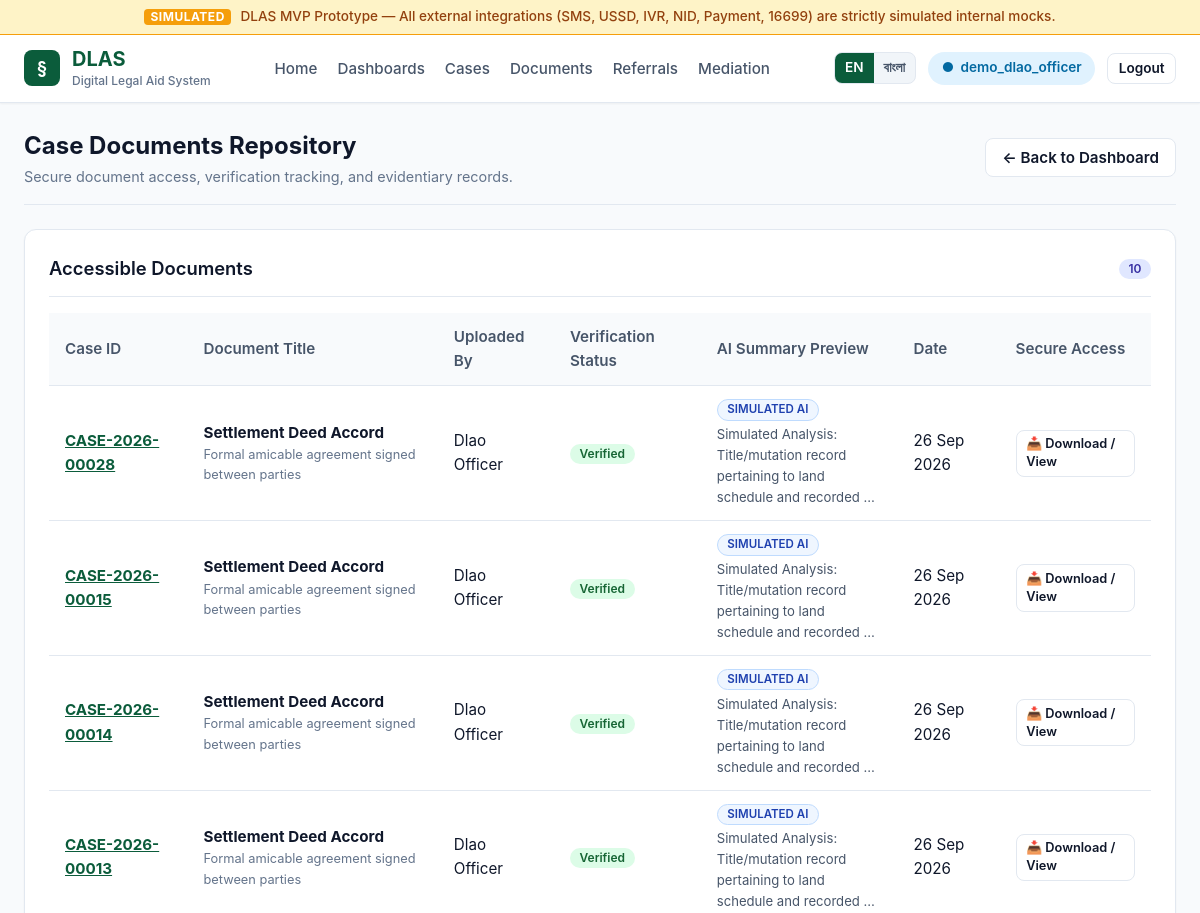
Page /documents/ (signed in, upper part) on the earlier database version.
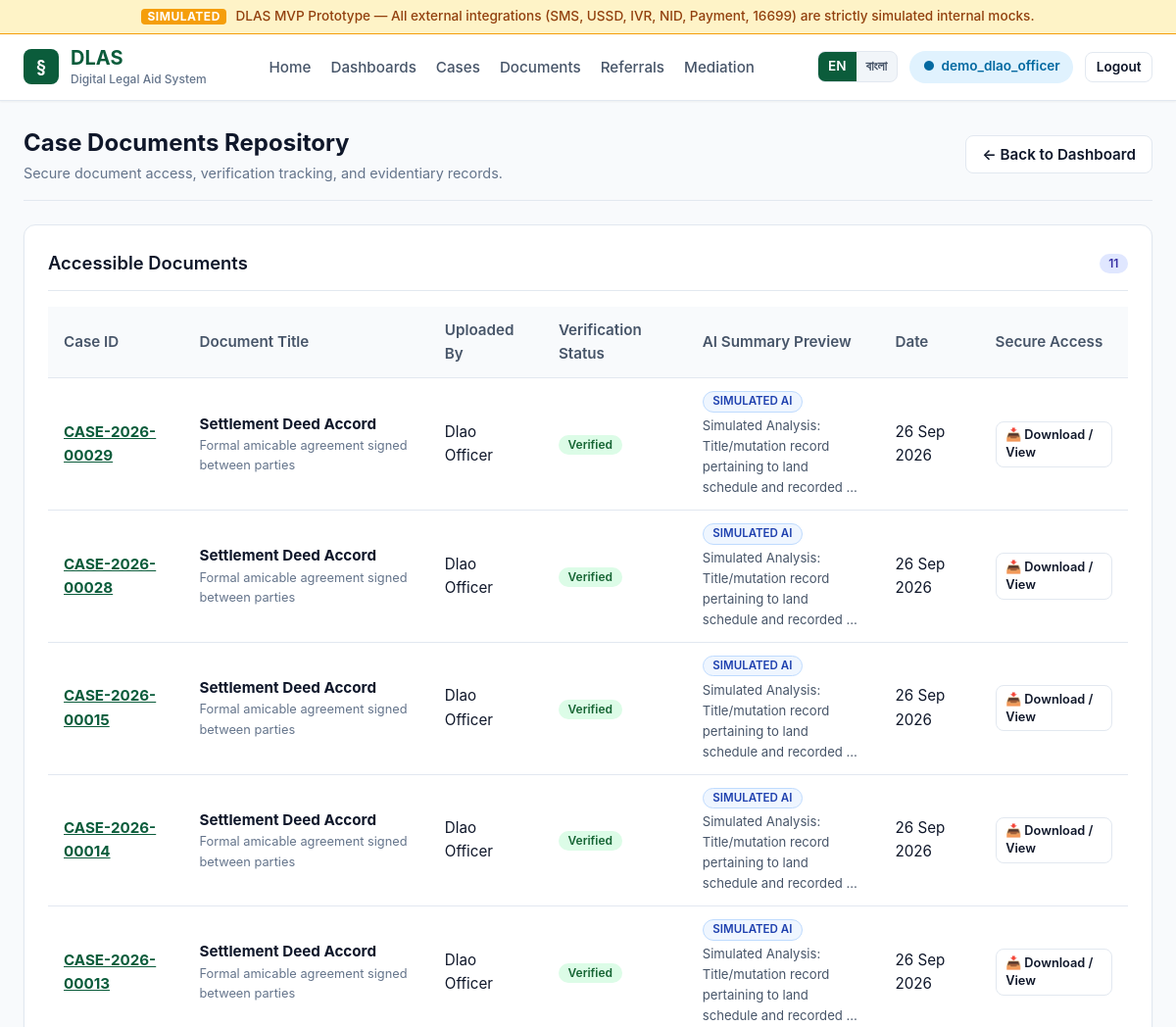
Same page on the later database version.
### documents/models.py (models this page shows, shortened)
class Document(models.Model):
    STATUS_UPLOADED = 'uploaded'
    STATUS_VERIFIED = 'verified'
    STATUS_MISSING = 'missing'
    STATUS_UNREADABLE = 'unreadable'
    STATUS_CHOICES = [
        (STATUS_UPLOADED, 'Uploaded'),
        (STATUS_VERIFIED, 'Verified'),
        (STATUS_MISSING, 'Missing Information'),
        (STATUS_UNREADABLE, 'Unreadable/Blurry'),
    ]
    case = models.ForeignKey(
        'cases.CaseRecord',
        on_delete=models.CASCADE,
        related_name='documents'
    )
    uploaded_by = models.ForeignKey(
        User,
        on_delete=models.PROTECT,
        related_name='uploaded_documents'
    )
    title = models.CharField(max_length=255)
    file = models.FileField(upload_to='documents/%Y/%m/')
    status = models.CharField(max_length=32, choices=STATUS_CHOICES, default=STATUS_UPLOADED)
    description = models.TextField(blank=True)
    ai_summary = models.TextField(null=True, blank=True)
    ai_confidence = models.FloatField(null=True, blank=True)
    created_at = models.DateTimeField(auto_now_add=True)
    updated_at = models.DateTimeField(auto_now=True)
    class Meta:
        ordering = ['-created_at']
        verbose_name = 'Document'
        verbose_name_plural = 'Documents'

### cases/models.py (models this page shows, shortened)
class CaseRecord(models.Model):
    PRIORITY_LOW = 'LOW'
    PRIORITY_MEDIUM = 'MEDIUM'
    PRIORITY_HIGH = 'HIGH'
    PRIORITY_URGENT = 'URGENT'
    PRIORITY_CHOICES = [
        (PRIORITY_LOW, 'Low'),
        (PRIORITY_MEDIUM, 'Medium'),
        (PRIORITY_HIGH, 'High'),
        (PRIORITY_URGENT, 'Urgent'),
    ]
    STATUS_ACCEPTED = 'ACCEPTED'
    STATUS_IN_PROGRESS = 'IN_PROGRESS'
    STATUS_REFERRED = 'REFERRED'
    STATUS_MEDIATION = 'MEDIATION'
    STATUS_RESOLVED = 'RESOLVED'
    STATUS_CLOSED = 'CLOSED'
    STATUS_CHOICES = [
        (STATUS_ACCEPTED, 'Accepted'),
        (STATUS_IN_PROGRESS, 'In Progress'),
        (STATUS_REFERRED, 'Referred'),
        (STATUS_MEDIATION, 'Mediation'),
        (STATUS_RESOLVED, 'Resolved'),
        (STATUS_CLOSED, 'Closed'),
    ]
    case_id = models.CharField(max_length=64, unique=True, db_index=True)
    application = models.OneToOneField(
        Application,
        on_delete=models.PROTECT,
        related_name='case_record'
    )
    assigned_officer = models.ForeignKey(
        User,
        on_delete=models.PROTECT,
        related_name='assigned_officer_cases'
    )
    assigned_lawyer = models.ForeignKey(
        User,
        null=True,
        blank=True,
        on_delete=models.SET_NULL,
        related_name='assigned_lawyer_cases'
    )
    priority = models.CharField(max_length=20, choices=PRIORITY_CHOICES, default=PRIORITY_MEDIUM)
    status = models.CharField(max_length=32, choices=STATUS_CHOICES, default=STATUS_ACCEPTED)
    accepted_at = models.DateTimeField(default=timezone.now)
    closed_at = models.DateTimeField(null=True, blank=True)
    created_at = models.DateTimeField(auto_now_add=True)
    updated_at = models.DateTimeField(auto_now=True)
    class Meta:
        ordering = ['-created_at']
        verbose_name = 'Case Record'
        verbose_name_plural = 'Case Records'

### documents/views.py (the view)
# urls.py: path('', views.index, name='index'),
def index(request):
    documents = []
    if request.user.is_authenticated:
        user = request.user
        role = getattr(getattr(user, 'profile', None), 'role', None)
        if has_role(user, [UserProfile.ROLE_DLAO_OFFICER, UserProfile.ROLE_DLAO_SUPPORT_STAFF, UserProfile.ROLE_ADMIN]):
            documents = Document.objects.all().select_related('case', 'uploaded_by').order_by('-created_at')
        elif role == UserProfile.ROLE_CITIZEN:
            documents = Document.objects.filter(case__application__applicant_user=user).select_related('case', 'uploaded_by').order_by('-created_at')
        elif role == UserProfile.ROLE_PANEL_LAWYER:
            documents = Document.objects.filter(case__assigned_lawyer=user).select_related('case', 'uploaded_by').order_by('-created_at')
    return render(request, 'documents/index.html', {'documents': documents})

### accounts/permissions.py (called while the page is built)
def get_user_role(user):
    if not user or not user.is_authenticated:
        return None
    if user.is_superuser:
        return UserProfile.ROLE_ADMIN
    if hasattr(user, 'profile'):
        return user.profile.role
    return None

def has_role(user, allowed_roles):
    if not user or not user.is_authenticated:
        return False
    if user.is_superuser:
        return True
    if isinstance(allowed_roles, str):
        allowed_roles = [allowed_roles]
    role = get_user_role(user)
    return role in allowed_roles

### core/context_processors.py (called while the page is built)
def language_context(request):
    lang = request.session.get('django_language') or request.COOKIES.get('django_language', 'en')
    if lang not in ['en', 'bn']:
        lang = 'en'
    return {
        'current_language': lang,
        'is_bangla': (lang == 'bn'),
        'is_english': (lang == 'en'),
    }

### core/templatetags/dlas_tags.py (called while the page is built)
@register.simple_tag(takes_context=True)
def tr(context, en_text, bn_text):
    is_bangla = context.get('is_bangla', False)
    return bn_text if is_bangla else en_text

### templates/documents/index.html (shortened to what this page needs)
{% extends 'base.html' %}
{% load dlas_tags %}
{% block content %}
<div class="dashboard-header">
  <div>
    <h2>{% tr "Case Documents Repository" "মামলার নথিপত্র সংগ্রহশালা" %}</h2>
    <p style="color: var(--text-muted); font-size: 0.9rem;">
      {% tr "Secure document access, verification tracking, and evidentiary records." "নিরাপদ নথি সংরক্ষণ, যাচাইকরণ ট্র্যাকিং ও প্রমাণিক নথিপত্র।" %}
    </p>
  </div>
  <div>
    <a href="{% url 'dashboard:index' %}" class="btn btn-secondary">
      &larr; {% tr "Back to Dashboard" "ড্যাশবোর্ডে ফিরুন" %}
    </a>
  </div>
</div>
<div class="card">
  <div class="card-header">
    <h3 class="card-title">{% tr "Accessible Documents" "উপলব্ধ নথিপত্র" %}</h3>
    <span class="badge badge-in-progress">{{ documents|length }}</span>
  </div>
  {% if documents %}
    <div class="table-responsive">
      <table class="table">
        <thead>
          <tr>
            <th>{% tr "Case ID" "মামলা আইডি" %}</th>
            <th>{% tr "Document Title" "নথির শিরোনাম" %}</th>
            <th>{% tr "Uploaded By" "আপলোড করেছেন" %}</th>
            <th>{% tr "Verification Status" "যাচাই অবস্থা" %}</th>
            <th>{% tr "AI Summary Preview" "এআই সংক্ষিপ্তসার" %}</th>
            <th>{% tr "Date" "তারিখ" %}</th>
            <th>{% tr "Secure Access" "নিরাপদ অ্যাক্সেস" %}</th>
          </tr>
        </thead>
        <tbody>
          {% for doc in documents %}
            <tr>
              <td>
                <a href="{% url 'cases:officer_case_detail' doc.case.case_id %}" style="font-weight: 700; color: var(--primary-color);">
                  {{ doc.case.case_id }}
                </a>
              </td>
              <td>
                <strong>{{ doc.title }}</strong>
                {% if doc.description %}
                  <div style="font-size: 0.8rem; color: var(--text-muted);">{{ doc.description|truncatewords:8 }}</div>
                {% endif %}
              </td>
              <td>{{ doc.uploaded_by.get_full_name|default:doc.uploaded_by.username }}</td>
              <td>
                <span class="badge
                  {% if doc.status == 'verified' %}badge-accepted
                  {% elif doc.status == 'missing' %}badge-emergency
                  {% elif doc.status == 'unreadable' %}badge-rejected
                  {% else %}badge-pending{% endif %}">
                  {{ doc.get_status_display }}
                </span>
              </td>
              <td style="max-width: 250px; font-size: 0.82rem; color: var(--text-secondary);">
                {% if doc.ai_summary %}
                  <span class="badge" style="background: #eff6ff; color: #1e40af; border: 1px solid #bfdbfe; font-size: 0.72rem; margin-bottom: 0.2rem;">
                    {% tr "SIMULATED AI" "সিমুলেটেড এআই" %}
                  </span><br>
                  {{ doc.ai_summary|truncatewords:10 }}
                {% else %}
                  <span style="color: var(--text-muted);">—</span>
                {% endif %}
              </td>
              <td>{{ doc.created_at|date:"d M Y" }}</td>
              <td>
                <a href="{% url 'documents:document_download' doc.id %}" target="_blank" class="btn btn-secondary" style="padding: 0.3rem 0.6rem; font-size: 0.8rem;">
                  📥 {% tr "Download / View" "ডাউনলোড / দেখুন" %}
                </a>
              </td>
            </tr>
          {% endfor %}
        </tbody>
      </table>
    </div>
  {% endif %}
</div>
{% endblock %}

Differences in the rows shown:
added Document: case.case_id "CASE-2026-00029", title "Settlement Deed Accord", description "Formal amicable agreement signed between parties", uploaded_by.get_full_name "Dlao Officer", status "Verified", tr "SIMULATED AI", ai_summary "Simulated Analysis: Title/mutation record pertaining to land schedule and recorded …", created_at "26 Sep 2026", tr "Download / View"
Other differences:
{{ documents|length }}: "10" → "11"
